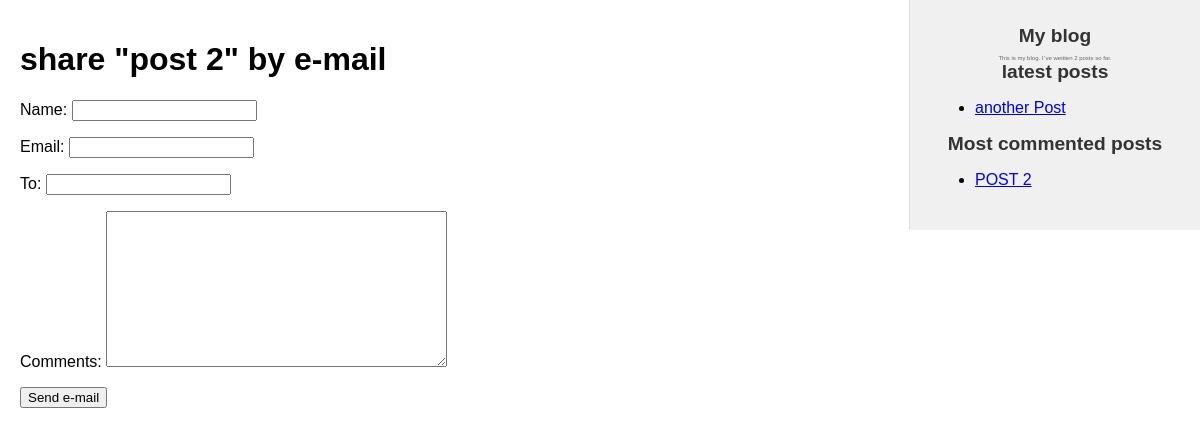
Screenshot of /blog/1/share/ with the database file from the repository.
### blog/models.py (models this page shows, shortened)
class Post(models.Model):
    class Status(models.TextChoices):
        DRAFT = 'draft', 'Draft'
        PUBLISHED = 'published', 'Published'
    title = models.CharField(max_length=200)
    content = models.TextField()
    created = models.DateTimeField(auto_now_add=True)
    updated = models.DateTimeField(auto_now=True)
    author = models.ForeignKey(User, on_delete=models.CASCADE, related_name='blog_posts')
    publish = models.DateTimeField(default=timezone.now)
    status = models.CharField(max_length=10, choices=Status.choices, default=Status.DRAFT)
    slug = models.SlugField(max_length=200, unique=True, unique_for_date='publish')
    body = models.TextField()
    tags = TaggableManager()
    class Meta:
        ordering = ['-publish']
        indexes = [
            models.Index(fields=['-publish']),
        ]
    def get_absolute_url(self):
        return reverse('blog:post_detail', args=[
            self.publish.year,
            self.publish.month,
            self.publish.day,
            self.slug,
        ])

### blog/views.py (the view)
# urls.py: path('<int:post_id>/share/', views.post_share, name='post_share'),
def post_share(request, post_id):
    post = get_object_or_404(Post, id=post_id, status=Post.Status.PUBLISHED)
    sent =  False
    if request.method == 'POST':
        form = EmailPostForm(request.POST)
        if form.is_valid():
            cd = form.cleaned_data
            post_url = request.build_absolute_uri(post.get_absolute_url())
            subject = f"{cd['name']} recommends you read {post.title}"
            message = f"Read {post.title} at {post_url} \n {cd['name']}\'s comments: {cd['comments']}"
            send_mail(subject, message, 'na060553@gmail.com', [cd['to']])
            sent = True
    else:
        form = EmailPostForm()
    return render(request, 'blog/post/share.html', {'post': post,
                                                     'form': form,
                                                     'sent': sent})

### blog/forms.py
class EmailPostForm(forms.Form):
    name = forms.CharField(max_length=25)
    email = forms.EmailField()
    to = forms.EmailField()
    comments = forms.CharField(required=False, widget=forms.Textarea)

### blog/templatetags/blog_tags.py (called while the page is built)
@register.simple_tag
def total_posts():
    return Post.objects.count()

@register.inclusion_tag('blog/post/latest_posts.html')
def show_latest_posts(count=5):
    latest_posts = Post.objects.order_by('-publish')[:count]
    return {'latest_posts': latest_posts}

@register.simple_tag
def get_most_commented_posts(count=5):
    return Post.objects.annotate(total_comments=Count('comments')).order_by('-total_comments')[:count]

### blog/templates/blog/post/share.html (shortened to what this page needs)
{% extends "blog/base.html" %}
{% block content %}
  {% if sent %}
      <h1>E-mail successfully sent</h1>
      <p>
         "{{ post.title }}" was successfully sent to {{ form.cleaned_data.to }}.
      </p>
  {% else %}
      <h1>share "{{ post.title }}" by e-mail</h1>
      <form method="post">
          {{ form.as_p }}
          <input type="submit" value="Send e-mail">
      </form>
  {% endif %}
{% endblock %}

### blog/templates/blog/base.html (shortened to what this page needs)
{% load static %}
{% load blog_tags %}
<!DOCTYPE html>
<html>
    <head>
        <link href="{% static 'blog/css/style.css' %}" rel="stylesheet">
    </head>
    <body>
        <div id="content">
             {% block content %}
             {% endblock %}
        </div>
        <div id="sidebar">
            <h3>My blog</h3>
            <p>
                This is my blog.
                I`ve weitten {% total_posts %} posts so far.
            </p>
            <h3>latest posts</h3>
            {% show_latest_posts 1 %}
            <h3>Most commented posts</h3>
            {% get_most_commented_posts 1 as most_commented_posts %}
            <ul>
                {% for post in most_commented_posts %}
                    <li>
                        <a href="{{ post.get_absolute_url }}">{{ post.title|upper }}</a>
                    </li>
                {% endfor %}
            </ul>
        </div>
    </body>
</html>

### blog/templates/blog/post/latest_posts.html
<ul>
    {% for post in latest_posts %}
        <li>
            <a href="{{ post.get_absolute_url }}">{{ post.title }}</a>
        </li>
    {% endfor %}
</ul>

### blog/static/blog/css/style.css (style rules this page uses)
body { font-family: Arial, sans-serif; margin: 0; padding: 0; }
#content { width: 50%; float: left; padding: 20px; }
#sidebar { width: 20%; float: right; padding: 25px; background-color: #f0f0f0; border-left: 1px solid #ddd; }
#sidebar p { font-size: 1%; color: #666; margin: 5; text-align: center; }
h3 { font-size: 1.2em; color: #333; margin: 0 0 8px 0; text-align: center; }

### rows the page displays
Post: title "post 2", title "POST 2"
Post: title "another Post"
